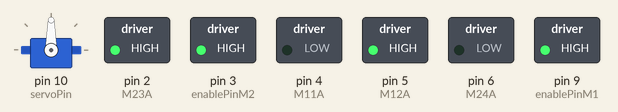
The sketch below on a simulated Arduino Uno, built with avr-gcc and run on an emulated ATmega328P. Shown: servo, switched loads named in the sketch (green lamp = pin HIGH). At 18.3 s the program stops and its outputs stay as they are.

Above: at 0.1 s.
At 3.77 s:
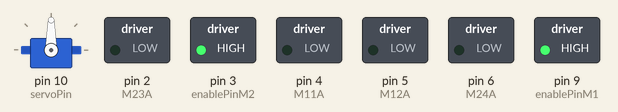
At 7.6 s:
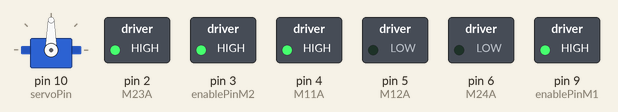
At 17.2 s:
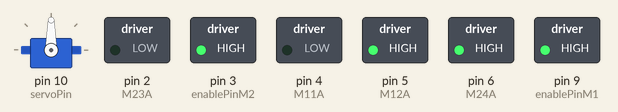
Timing chart, 0 to 19.8 s (numbered marks = the images above):
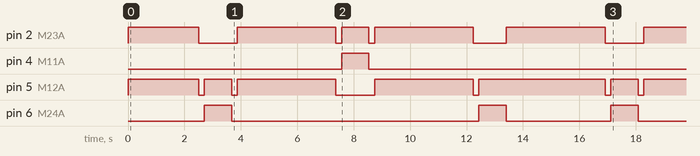

The sketch:

hardcore_mode_v2.ino
```cpp
#include <NewPing.h>
#include <Servo.h> //remember to install libary

// Pin Setup
const int echoPin1 = 12; // Front Dist Sensor
const int trigPin1 = 11; // Front Dist Sensor
const int echoPin2 = 7; // Left Dist Sensor
const int trigPin2 = 8; // Left Dist Sensor
const int enablePinM1 = 9; // H-bridge enable pin
const int M12A = 5;        // Motor one (left) pin 1 -- forwards
const int M11A = 4;        // Motor one (left) pin 2 -- backwards
const int enablePinM2 = 3; // H-bridge enable pin
const int M23A = 2;        // Motor two (right) pin 1 -- forwards
const int M24A = 6;        // Motor two (right) pin 2 -- backwards
const int servoPin = 10;  //Servo pin

// Distances (cm)
const int minDistF = 5;
const float minDistL = 3;
const float maxDistL = 6.5;

// keep track of distances
float distance_F;
float distance_L;

Servo myservo; //servo object to control servo
// store servo position
int servo_pos = 0;

NewPing frontSonar(trigPin1,echoPin1,200);
NewPing leftSonar(trigPin2,echoPin2,200);

void setup() {
  Serial.begin(9600);

  // enable sonar1 pins
  pinMode(trigPin1, OUTPUT);
  pinMode(echoPin1, INPUT);

  // enable sonar2 pins
  pinMode(trigPin2, OUTPUT);
  pinMode(echoPin2, INPUT);

  // enable motor 1 and its pins
  pinMode(enablePinM1, OUTPUT);
  pinMode(M12A, OUTPUT);
  pinMode(M11A, OUTPUT);
  analogWrite(enablePinM1, 255);

  // enable motor 2 and its pins
  pinMode(enablePinM2, OUTPUT);
  pinMode(M23A, OUTPUT);
  pinMode(M24A, OUTPUT);
  analogWrite(enablePinM2, 255);

  myservo.attach(servoPin);
}

void loop() {
  move_forward(255);
  delay(2500);
  stop();
  delay(200);
  turn_right(255);
  delay(970);
  stop();
  delay(200);
  move_forward(255);
  delay(3500);
  stop();
  delay(200);
  turn_left(255);
  delay(970);
  stop();
  delay(200);
  move_forward(255);
  delay(3500);
  stop();
  delay(200);
  turn_right(255);
  delay(970);
  stop();
  move_forward(255);
  delay(3500);
  stop();
  delay(200);
  turn_right(255);
  delay(970);
  stop();
  delay(200);
  while(true){
    move_forward(255);
  }

}

void move_forward(int speed) {
  analogWrite(M11A, 0);
  analogWrite(M12A, speed);

  analogWrite(M23A, speed);
  analogWrite(M24A, 0);
}

void move_backward(int speed) {
  analogWrite(M11A, 0);
  analogWrite(M12A, speed);

  analogWrite(M23A, 0);
  analogWrite(M24A, speed);
}

// left wheel forward, right wheel backward
//speed is analogWrite, 0 - 255
void turn_right(int speed) {
  analogWrite(M11A, 0);
  analogWrite(M12A, speed);

  analogWrite(M23A, 0);
  analogWrite(M24A, speed);
}

// right wheel forward, left wheel backward
//speed is analogWrite, 0 - 255
void turn_left(int speed) {
  analogWrite(M11A, speed);
  analogWrite(M12A, 0);

  analogWrite(M23A, speed);
  analogWrite(M24A, 0);
}

void stop() {
  analogWrite(M11A, 0);
  analogWrite(M12A, 0);

  analogWrite(M23A, 0);
  analogWrite(M24A, 0);
}
```

Measured:
- by itself, pin 2 (M23A): LOW → HIGH at 0.00 s, → LOW 2.5 s later, → HIGH 1.4 s later, → LOW 3.5 s later, … (11 changes in this stretch)
- by itself, pin 4 (M11A): LOW → HIGH at 7.6 s, → LOW 0.97 s later
- by itself, pin 5 (M12A): LOW → HIGH at 0.00 s, → LOW 2.5 s later, → HIGH 0.20 s later, → LOW 0.97 s later, … (13 changes in this stretch)
- by itself, pin 6 (M24A): goes HIGH 0.97 s, LOW 8.8 s, HIGH 0.97 s, LOW 3.7 s, HIGH 0.97 s, then LOW
